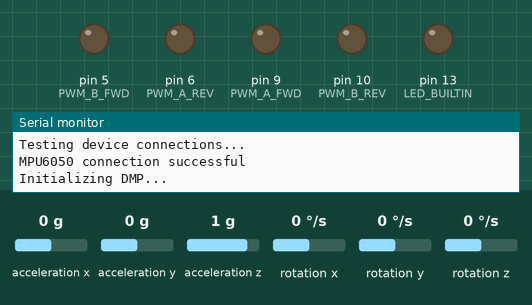
Bench run of a sketch on a simulated Arduino Uno, built with avr-gcc and run on an emulated ATmega328P. Shown: output pins drawn as LEDs (lit = HIGH), the last lines printed to the serial monitor. Dashed ring = blinking. The test bench sets the inputs (shaded band); at power-on: acceleration x 0 g, acceleration y 0 g, acceleration z 1 g, rotation x 0 °/s, rotation y 0 °/s, rotation z 0 °/s.

Above: at 0.1 s.
At 1.7 s:
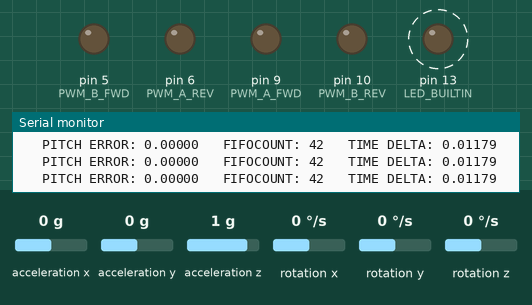
1.8 s: acceleration x set to -0.4 g
3.7 s: acceleration x set to -0.7 g
At 3.89 s:
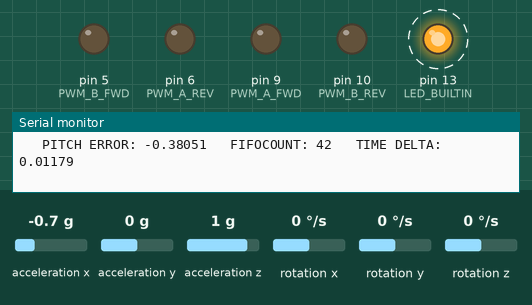
Timing chart, 0 to 12.7 s (numbered marks = the images above; inputs shaded):
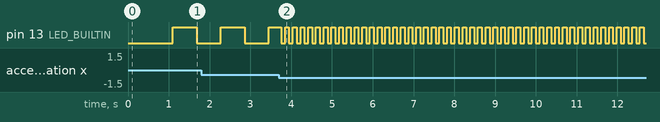

Measured:
- the behaviour switches between -0.5 and -0.6 g on acceleration x (found by bisection; images 1 and 2)
- after the input at 3.7 s, pin 13 (LED_BUILTIN): alternates HIGH for 0.09 s and LOW for 0.09 s, starting after 0.06 s

The sketch:

old_3.ino
```cpp
// I2Cdev and MPU6050 must be installed as libraries, or else the .cpp/.h files
// for both classes must be in the include path of your project
#include "I2Cdev.h"

// #include "Encoder.h"

#define MPU6050_DMP_FIFO_RATE_DIVISOR 0x01
#include "MPU6050_6Axis_MotionApps20.h"
//#include "MPU6050.h" // not necessary if using MotionApps include file

// Arduino Wire library is required if I2Cdev I2CDEV_ARDUINO_WIRE implementation
// is used in I2Cdev.h
#include "Wire.h"

// class default I2C address is 0x68
// specific I2C addresses may be passed as a parameter here
// AD0 low = 0x68 (default for SparkFun breakout and InvenSense evaluation board)
// AD0 high = 0x69
MPU6050 mpu(0x68);
//MPU6050 mpu(0x69); // <-- use for AD0 high

#define PWM_A_FWD 9
#define PWM_A_REV 6

#define PWM_B_FWD 5
#define PWM_B_REV 10

int loop_count;
bool blinkState = false;

// MPU control/status vars
bool dmpReady = false;  // set true if DMP init was successful
uint8_t devStatus;		// return status after each device operation (0 = success, !0 = error)
uint16_t packetSize;	// expected DMP packet size (default is 42 bytes)
uint16_t fifoCount;		// count of all bytes currently in FIFO
uint8_t fifoBuffer[64]; // FIFO storage buffer

// orientation/motion vars
Quaternion q;		 // [w, x, y, z]         quaternion container
VectorFloat gravity; // [x, y, z]            gravity vector
float ypr[3];		 // [yaw, pitch, roll]   yaw/pitch/roll container and gravity vector

float time_delta, cur_us, prev_us;
float pitch, pitch_error, last_pitch_error;
float pitch_p_gain, pitch_i_gain, pitch_d_gain;
float pitch_kp = 0, pitch_ki = 0, pitch_kd = 0;
float pitch_setpoint = 0, pitch_output;

float output_A, output_B;
float pwm_A_fwd, pwm_A_rev, pwm_B_fwd, pwm_B_rev;

void setup()
{
	// join I2C bus (I2Cdev library doesn't do this automatically)
	Wire.begin();
	Wire.setClock(400000); // 400kHz I2C clock. Comment this line if having compilation difficulties

	// initialize serial communication
	Serial.begin(115200);

	// initialize device
	Serial.println(F("Initializing I2C devices..."));
	mpu.initialize();

	// verify connection
	Serial.println(F("Testing device connections..."));
	Serial.println(mpu.testConnection() ? F("MPU6050 connection successful") : F("MPU6050 connection failed"));

	// load and configure the DMP
	Serial.println(F("Initializing DMP..."));
	devStatus = mpu.dmpInitialize();

	// supply your own gyro offsets here, scaled for min sensitivity
	mpu.setXGyroOffset(220);
	mpu.setYGyroOffset(76);
	mpu.setZGyroOffset(-85);
	mpu.setZAccelOffset(1788); // 1688 factory default for my test chip

	// make sure it worked (returns 0 if so)
	if (devStatus == 0)
	{
		// turn on the DMP, now that it's ready
		Serial.println(F("Enabling DMP..."));
		mpu.setDMPEnabled(true);

		// set our DMP Ready flag so the main loop() function knows it's okay to use it
		Serial.println(F("DMP ready! Waiting for first interrupt..."));
		dmpReady = true;

		// get expected DMP packet size for later comparison
		packetSize = mpu.dmpGetFIFOPacketSize();
		Serial.print("Packet Size: ");
		Serial.println(packetSize);
	}
	else
	{
		// ERROR!
		// 1 = initial memory load failed
		// 2 = DMP configuration updates failed
		// (if it's going to break, usually the code will be 1)
		Serial.print(F("DMP Initialization failed (code "));
		Serial.print(devStatus);
		Serial.println(F(")"));
	}

	// configure LED for output
	pinMode(LED_BUILTIN, OUTPUT);
}

void loop()
{
	// if programming failed, don't try to do anything
	if (!dmpReady)
		return;

	// wait for MPU interrupt or extra packet(s) available
	while (fifoCount < packetSize)
	{
		if (fifoCount < packetSize)
		{
			// try to get out of the infinite loop
			fifoCount = mpu.getFIFOCount();
		}
		// other program behavior stuff here
		// .
		// .
		// .
		// if you are really paranoid you can frequently test in between other
		// stuff to see if mpuInterrupt is true, and if so, "break;" from the
		// while() loop to immediately process the MPU data
		// .
		// .
		// .
	}

	// get current FIFO count
	fifoCount = mpu.getFIFOCount();

	// check for overflow (this should never happen unless our code is too inefficient)
	if (fifoCount >= 1024)
	{
		// reset so we can continue cleanly
		mpu.resetFIFO();
		fifoCount = mpu.getFIFOCount();
		Serial.println(F("FIFO overflow!"));
	}
	else
	{
		// wait for correct available data length, should be a VERY short wait
		while (fifoCount < packetSize)
			fifoCount = mpu.getFIFOCount();

		// read a packet from FIFO
		mpu.getFIFOBytes(fifoBuffer, packetSize);

		prev_us = cur_us;
		cur_us = micros();
		time_delta = (cur_us - prev_us) / 1000000;

		// track FIFO count here in case there is > 1 packet available
		// (this lets us immediately read more without waiting for an interrupt)
		fifoCount -= packetSize;

		// display Euler angles in degrees
		mpu.dmpGetQuaternion(&q, fifoBuffer);
		mpu.dmpGetGravity(&gravity, &q);
		mpu.dmpGetYawPitchRoll(ypr, &q, &gravity);
		pitch = ypr[1];

		mpu.resetFIFO();

		pitch_error = pitch - pitch_setpoint;
		pitch_p_gain = pitch_kp * pitch_error;
		pitch_i_gain += pitch_ki * pitch_error * time_delta;
		pitch_d_gain = pitch_kd * (pitch_error - last_pitch_error) / time_delta;
		pitch_output = pitch_p_gain + pitch_i_gain + pitch_d_gain;

		output_A = pitch_output;
		output_B = pitch_output;

		if (pitch_error > 0.5 || pitch_error < -0.5)
		{
			analogWrite(PWM_A_FWD, 0);
			analogWrite(PWM_B_FWD, 0);
			analogWrite(PWM_A_REV, 0);
			analogWrite(PWM_B_REV, 0);
			loop_count += 5;
		}
		else
		{
			if (output_A > 0)
			{
				if (output_A >= 255)
				{
					output_A = 255;
				}
				pwm_A_fwd = output_A;
				pwm_A_rev = 0;
			}
			else if (output_A < 0)
			{
				if (output_A <= -255)
				{
					output_A = -255;
				}
				pwm_A_fwd = 0;
				pwm_A_rev = abs(output_A);
			}

			if (output_B > 0)
			{
				if (output_B >= 255)
				{
					output_B = 255;
				}
				pwm_B_fwd = output_B;
				pwm_B_rev = 0;
			}
			else if (output_B < 0)
			{
				if (output_B <= -255)
				{
					output_B = -255;
				}
				pwm_B_fwd = 0;
				pwm_B_rev = abs(output_B);
			}

			analogWrite(PWM_A_FWD, pwm_A_fwd);
			analogWrite(PWM_A_REV, pwm_A_rev);
			analogWrite(PWM_B_FWD, pwm_B_fwd);
			analogWrite(PWM_B_REV, pwm_B_rev);

			Serial.print("   PITCH ERROR: ");
			Serial.print(pitch_error, 5);
			Serial.print("   FIFOCOUNT: ");
			Serial.print(mpu.getFIFOCount());
			// Serial.print("   PITCH OUTPUT: ");
			// Serial.print(pitch_output);
			Serial.print("   TIME DELTA: ");
			Serial.println(time_delta, 5);

			last_pitch_error = pitch_error;
			loop_count += 1;
		}

		if (loop_count >= 50)
		{
			blinkState = !blinkState;
			digitalWrite(LED_BUILTIN, blinkState);
			loop_count = 0;
		}
	}
}
```
